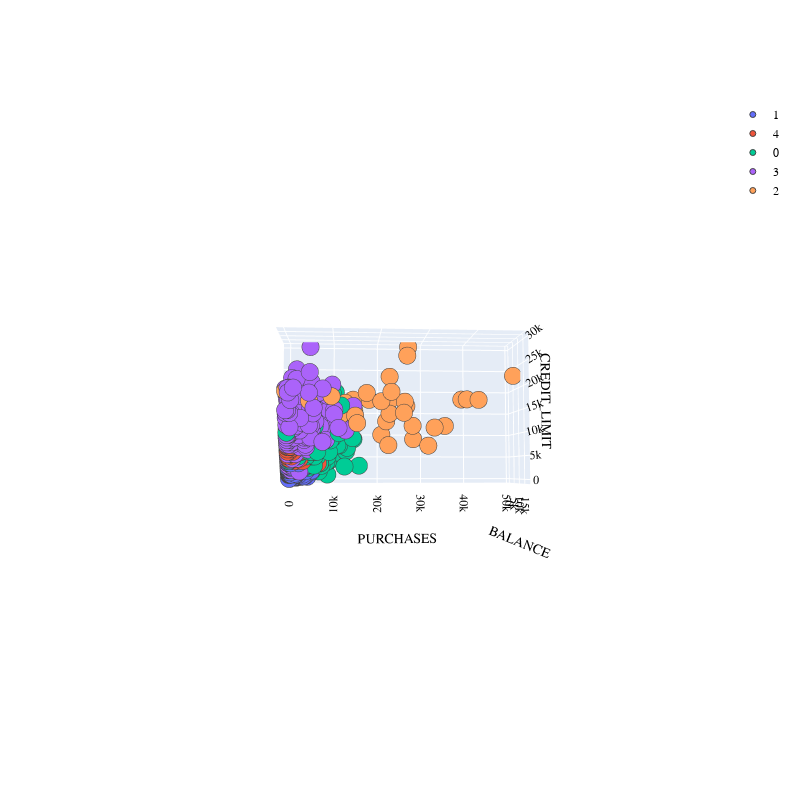

This figure's notebook cell:
### Code cell
import plotly.graph_objects as go
PLOT = go.Figure()
for i in list(df["Cluster"].unique()):
    

    PLOT.add_trace(go.Scatter3d(x = df[df["Cluster"]== i]['BALANCE'],
                                y = df[df["Cluster"] == i]['PURCHASES'],
                                z = df[df["Cluster"] == i]['CREDIT_LIMIT'],                        
                                mode = 'markers',marker_size = 6, marker_line_width = 1,
                                name = str(i)))
PLOT.update_traces(hovertemplate='BALANCE: %{x} <br>PURCHASES %{y} <br>DCREDIT_LIMIT: %{z}')

    
PLOT.update_layout(width = 800, height = 800, autosize = True, showlegend = True,
                   scene = dict(xaxis=dict(title = 'BALANCE', titlefont_color = 'black'),
                                yaxis=dict(title = 'PURCHASES', titlefont_color = 'black'),
                                zaxis=dict(title = 'CREDIT_LIMIT', titlefont_color = 'black')),
                   font = dict(family = "Gilroy", color  = 'black', size = 12))
# Kaynak:https://thecleverprogrammer.com/2022/10/03/credit-card-clustering-with-machine-learning/

### Figure 1 — Plotly figure (JSON) as saved in the notebook; plotly's stock layout.template omitted (floating-point values rounded to 4 significant figures; data arrays with more than 128 entries replaced by an {"elided": "..."} marker saying what was removed)
{"data": [{"hovertemplate": "BALANCE: %{x} <br>PURCHASES %{y} <br>DCREDIT_LIMIT: %{z}", "marker": {"line": {"width": 1}, "size": 6}, "mode": "markers", "name": "1", "type": "scatter3d", "x": {"elided": "5150 float values"}, "y": {"elided": "5150 float values"}, "z": {"elided": "5150 float values"}}, {"hovertemplate": "BALANCE: %{x} <br>PURCHASES %{y} <br>DCREDIT_LIMIT: %{z}", "marker": {"line": {"width": 1}, "size": 6}, "mode": "markers", "name": "4", "type": "scatter3d", "x": {"elided": "2318 float values"}, "y": {"elided": "2318 float values"}, "z": {"elided": "2318 float values"}}, {"hovertemplate": "BALANCE: %{x} <br>PURCHASES %{y} <br>DCREDIT_LIMIT: %{z}", "marker": {"line": {"width": 1}, "size": 6}, "mode": "markers", "name": "0", "type": "scatter3d", "x": {"elided": "492 float values"}, "y": {"elided": "492 float values"}, "z": {"elided": "492 float values"}}, {"hovertemplate": "BALANCE: %{x} <br>PURCHASES %{y} <br>DCREDIT_LIMIT: %{z}", "marker": {"line": {"width": 1}, "size": 6}, "mode": "markers", "name": "3", "type": "scatter3d", "x": {"elided": "625 float values"}, "y": {"elided": "625 float values"}, "z": {"elided": "625 int values"}}, {"hovertemplate": "BALANCE: %{x} <br>PURCHASES %{y} <br>DCREDIT_LIMIT: %{z}", "marker": {"line": {"width": 1}, "size": 6}, "mode": "markers", "name": "2", "type": "scatter3d", "x": [2990.0, 19040.0, 5131.0, 4194.0, 1132.0, 13480.0, 2643.0, 2549.0, 11550.0, 2493.0, 4926.0, 1482.0, 13760.0, 4419.0, 14580.0, 2072.0, 3108.0, 8823.0, 1894.0, 4011.0, 1367.0, 8152.0, 4.383, 2774.0, 8810.0, 3392.0, 3454.0, 1378.0, 6668.0, 10910.0, 11640.0, 268.6, 5969.0, 11630.0, 6745.0, 8700.0, 3012.0, 4200.0, 14100.0, 6929.0, 2998.0, 1269.0, 2005.0, 11210.0, 6956.0, 8248.0, 7908.0, 4061.0, 6372.0, 4530.0, 2980.0, 4530.0], "y": [4523.0, 22010.0, 32540.0, 2007.0, 2246.0, 41050.0, 26400.0, 13770.0, 49040.0, 27960.0, 3051.0, 14600.0, 9671.0, 12550.0, 0, 17410.0, 26580.0, 3719, 22750.0, 40040.0, 12375, 25620.0, 130.2, 21800.0, 25380.0, 38900.0, 31300.0, 14300.0, 5596.0, 431.9, 15110.0, 0, 22380.0, 14690.0, 4.44, 20420.0, 27790.0, 11650.0, 4996.0, 18.35, 35130.0, 17945, 20750.0, 1258.0, 11500.0, 1789.0, 1685.0, 22500, 22100.0, 0, 26780.0, 1751.0], "z": [7000, 18000, 11500, 21000, 6000, 17000, 16500, 14500, 22500, 9000, 11500, 15500, 17500, 17000, 18500, 19500, 28000, 15500, 18000, 18000, 16500, 17000, 14000, 13000, 14500, 18000, 7500, 18000, 16000, 19600, 12000, 9000, 14500, 13600, 16500, 17000, 12000, 16500, 16500, 18000, 12000, 18000, 10000, 15000, 14000, 18000, 18500, 23000, 7500, 13000, 30000, 8500]}], "layout": {"autosize": true, "font": {"color": "black", "family": "Gilroy", "size": 12}, "height": 800, "scene": {"aspectmode": "auto", "aspectratio": {"x": 0.627, "y": 1.615, "z": 0.9878}, "camera": {"center": {"x": 0, "y": 0, "z": 0}, "eye": {"x": 5.02, "y": -0.3658, "z": -0.4103}, "projection": {"type": "perspective"}, "up": {"x": 0, "y": 0, "z": 1}}, "xaxis": {"title": {"font": {"color": "black"}, "text": "BALANCE"}, "type": "linear"}, "yaxis": {"title": {"font": {"color": "black"}, "text": "PURCHASES"}, "type": "linear"}, "zaxis": {"title": {"font": {"color": "black"}, "text": "CREDIT_LIMIT"}, "type": "linear"}}, "showlegend": true, "width": 800}}
